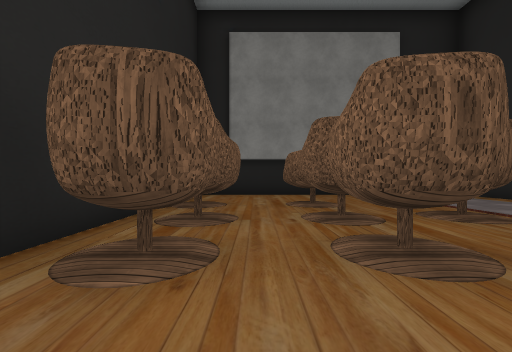
View 1 (above)

17 first-person views from a walk through a 3-D level made in the Unity game engine. The camera is 1.2 m above the floor, looks level and sees 90° across. The floor is counted in squares, 2 m on a side. Each view is taken from the middle of a square. On the plan, view 1 faces up. The plan holds only what a view shows up to about 9 squares ahead; the rest is blank. The place goes on beyond the plan. The player is left out. Some animated figures are left out. Some surface patterns are stand-ins.

View 2
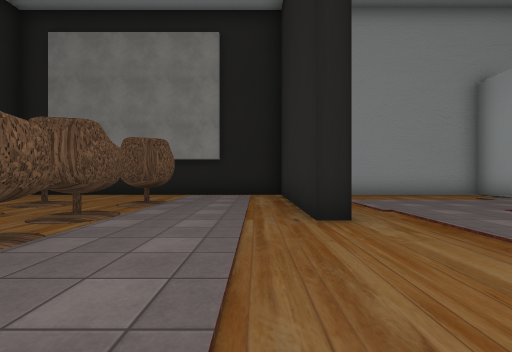

View 3
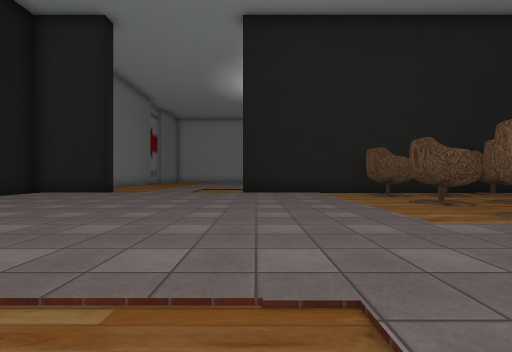

View 4
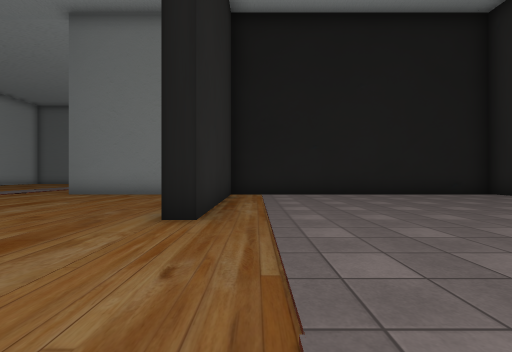

View 5
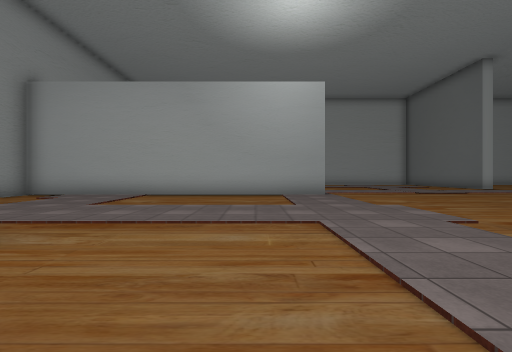

View 6
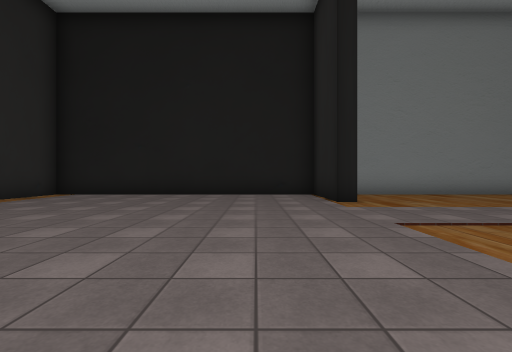

View 7
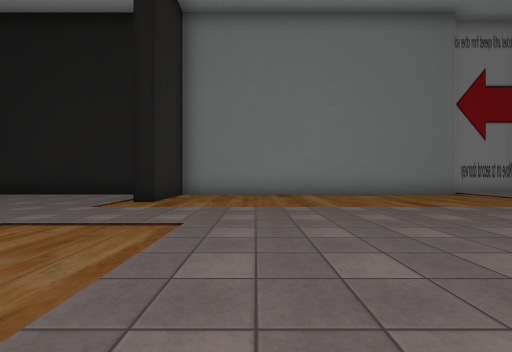

View 8
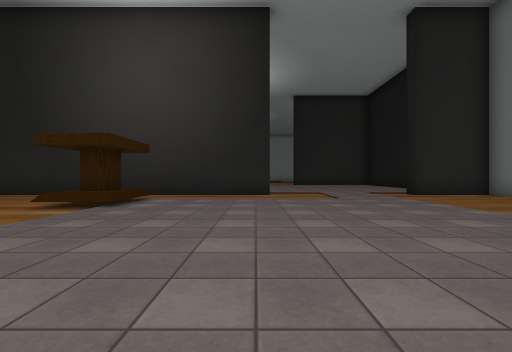

View 9
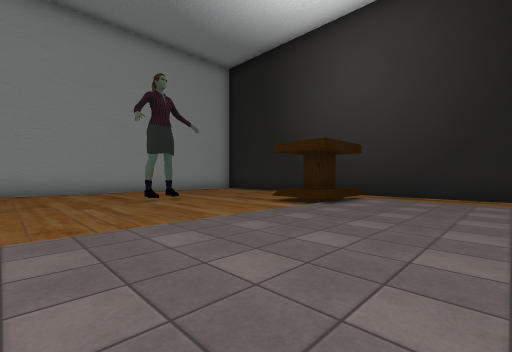

View 10
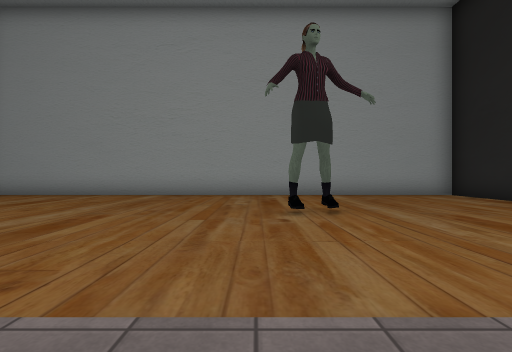

View 11
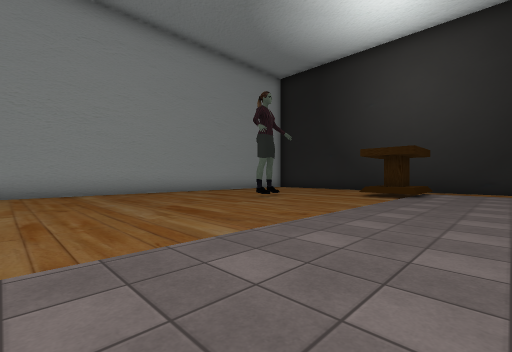

View 12
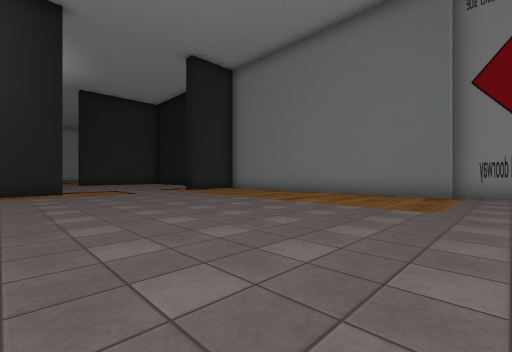

View 13
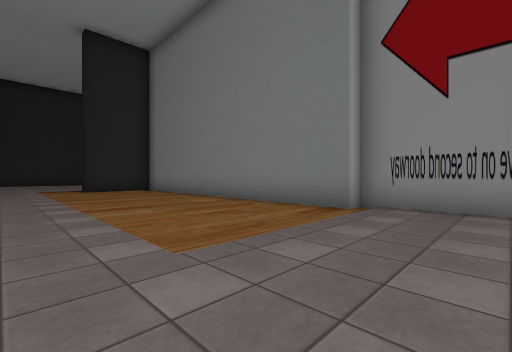

View 14
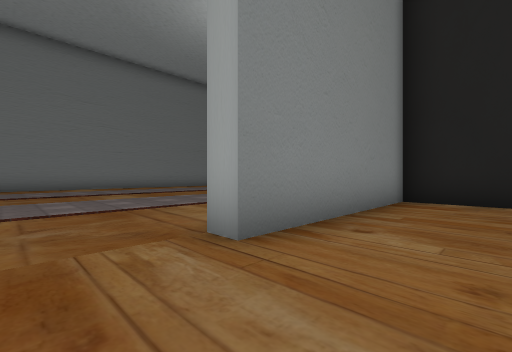

View 15
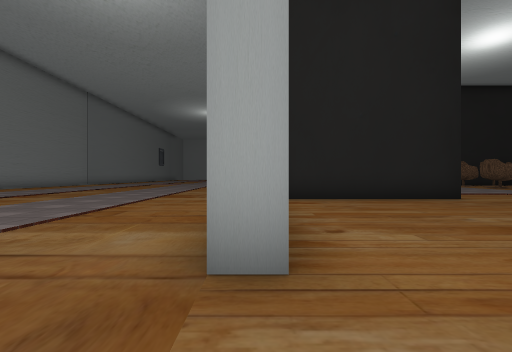

View 16
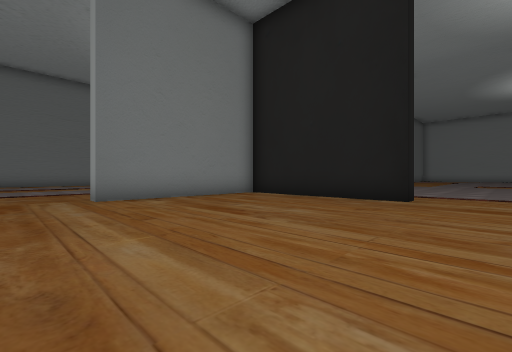

View 17
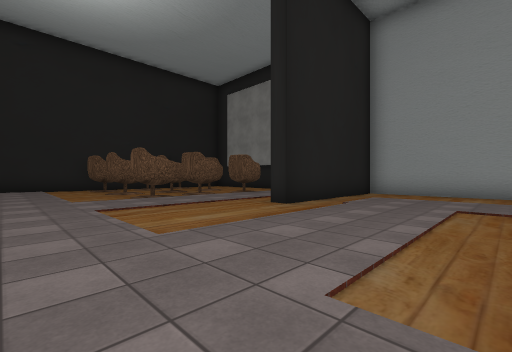

### Floor plan
Points are (right, up) in squares from view 1. A wall is a line through its corners. A room is listed if a view was taken in it or the views show most of it. See-through windows are left out.
Room 1 (views 1, 2, 3, 4, 5, 6, 7, 8, 9, 10, 11, 12, 13, 14, 16, 17)
walls: (-2.5, -2.5) (-2.5, 8.5) (-14.5, 8.5); (-2, 7) (-2, -2.5); (2.2, 8.5) (-1.2, 8.5); (7.4, 8.1) (7.4, 3.6) (6.9, 3.6) (6.9, 8.5) (2.4, 8.5); (13.4, -1.2) (13.4, 8.5) (7.8, 8.5); (-11.8, -9.8) (-2.5, -9.8) (-2.5, -7.3) (-2, -7.3) (-2, -9.8) (6.9, -9.8) (6.9, -4.7) (7.4, -4.7) (7.4, -9.8) (12.4, -9.8); (-14, -10.2) (-11.8, -10.2)
ways out: opening at (13.5, -10) to room 2
objects: other object (-8, 5); chair (-1, 2); chair (-1, 4); chair (-1, 5) to (-1, 6); chair (1, 2) to (2, 2); chair (1, 4) to (2, 4); chair (1, 5) to (2, 6); chair (3, 2) to (4, 2); chair (3, 4) to (4, 4); chair (3, 6) to (4, 6)
Room 2 (view 15)
walls: (12.4, -9.8) (12.4, -10.4)
ways out: opening at (13.5, -10) to room 1

Positions as (right, up) in squares from view 1, and headings:
1: (0, 0), facing up
2: (6, 0), facing up
3: (7, -2), facing left
4: (6, -1), facing down
5: (5, 1), facing right
6: (0, -1), facing down
7: (-5, -1), facing down
8: (-11, -2), facing right
9: (-11, -2), facing up-right
10: (-9, 0), facing up
11: (-14, -1), facing up-right
12: (-13, -1), facing down-right
13: (-14, -5), facing down-right
14: (14, -8), facing down-left
15: (14, -10), facing left
16: (14, -3), facing down-left
17: (11, -1), facing up-left
